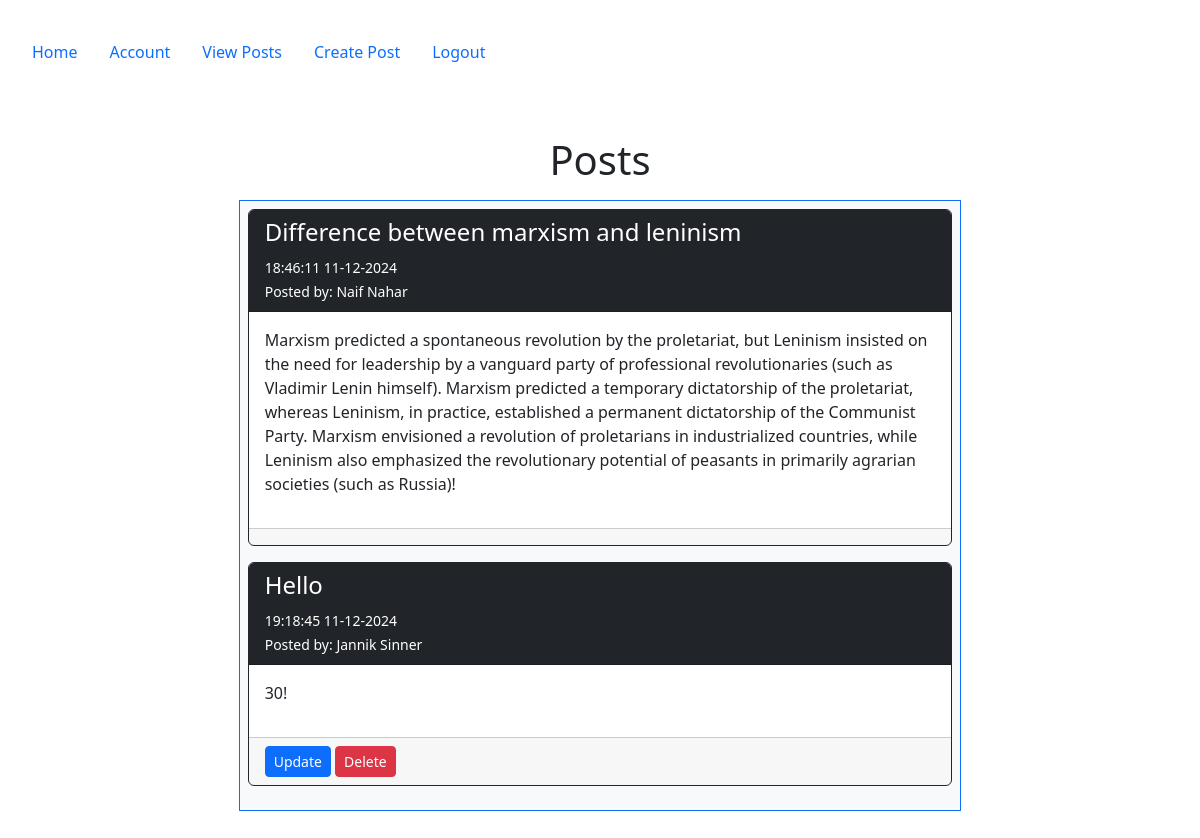
Screenshot of /posts (signed in) with the database file from the repository.
### config.py (models this page shows, shortened)
class Post(db.Model):
   __tablename__ = 'posts'
   id = db.Column(db.Integer, primary_key=True)
   userid = db.Column(db.Integer, db.ForeignKey('users.id', ondelete="CASCADE"), nullable=False)
   created = db.Column(db.DateTime, nullable=False, default=datetime.utcnow)
   title_encrypted = db.Column(db.LargeBinary, nullable=False)
   body_encrypted = db.Column(db.LargeBinary, nullable=False)
   user = db.relationship("User", back_populates="posts")
   @staticmethod
   def derive_key(salt):
       return base64.urlsafe_b64encode(salt.encode('utf-8').ljust(32)[:32])
   @staticmethod
   def decrypt(data, key):
       fernet = Fernet(key)
       return fernet.decrypt(data).decode('utf-8')

class User(db.Model, UserMixin):
    __tablename__ = 'users'
    id = db.Column(db.Integer, primary_key=True)
    email = db.Column(db.String(100), nullable=False, unique=True)
    password = db.Column(db.String(128), nullable=False)
    firstname = db.Column(db.String(100), nullable=False)
    lastname = db.Column(db.String(100), nullable=False)
    phone = db.Column(db.String(100), nullable=False)
    mfa_key = db.Column(db.String(32), nullable=False, default='')  # Store MFA key
    salt = db.Column(db.String(44), nullable=False,default=lambda: base64.urlsafe_b64encode(os.urandom(32)).decode('utf-8'))
    mfa_enabled = db.Column(db.Boolean, nullable=False, default=False)  # Track if MFA is enabled
    role = db.Column(db.String(50), nullable=False, default='end_user')
    posts = db.relationship("Post", order_by=Post.id, back_populates="user")
    log = db.relationship("Log", uselist=False, back_populates="user", cascade="all, delete-orphan")

### posts/views.py (the view)
@posts_bp.route('/posts')
@login_required
def posts():
    if current_user.role in ['db_admin', 'sec_admin']:
        abort(403)
    all_posts = Post.query.order_by(desc('id')).all()
    decrypted_posts = []
    for post in all_posts:
        try:
            encryption_key = Post.derive_key(post.user.salt)
            decrypted_post = {
                "id": post.id,
                "title": Post.decrypt(post.title_encrypted, encryption_key),
                "body": Post.decrypt(post.body_encrypted, encryption_key),
                "created": post.created,
                "user": post.user,
                "userid": post.userid
            }
            decrypted_posts.append(decrypted_post)
        except Exception as e:
            print(f"Decryption failed for Post ID {post.id}: {str(e)}")
            flash(f"Unable to decrypt Post ID {post.id}.", "danger")
    return render_template('posts/posts.html', posts=decrypted_posts)

### app.py (called while the page is built, shortened)
@login_manager.user_loader
def load_user(user_id):
    return User.query.get(int(user_id))

@app.before_request
def restrict_access_and_waf_function_name():
    excluded_routes = ['firewall_error', 'static', 'accounts.mfa_setup']
    if request.endpoint in excluded_routes:
        return  # Skip the check for these routes
    path = request.path
    query = request.query_string.decode("utf-8")
    combined_request_data = f"{path} {query}"
    print(f"Combined Request Data: {combined_request_data}")
    for attack_type, pattern in waf_rules.items():
        if pattern.search(combined_request_data):
            matched_data = pattern.findall(combined_request_data)
            print(f"Detected Attack Type: {attack_type} | Matched Data: {matched_data}")
            flash(f"Attack detected: {attack_type}", "danger")
            return redirect(url_for('firewall_error', attack_type=attack_type))

### templates/posts/posts.html (shortened to what this page needs)
{% extends "base.html" %}
{% block content %}
    <div class="container">
        <h1>Posts</h1>
        <div class="p-2 row">
            <div class="col-2"></div>
            <div class="col-8">
                <div class="p-2 bg-light border border-primary" style="text-align: left">
                    {% for post in posts %}
                        <div class="card border border-dark mb-3">
                            <div class="card-header bg-dark text-white">
                                <h4>{{ post.title }}</h4>
                                <small>{{ post.created.strftime('%H:%M:%S %d-%m-%Y') }}</small>
                                <br>
                                <small>
                                    Posted by: {{ post.user.firstname }} {{ post.user.lastname }}
                                </small>
                            </div>
                            <div class="card-body">
                                <p>{{ post.body }}</p>
                            </div>
                            <div class="card-footer">
                                {% if current_user.is_authenticated and post.userid == current_user.id %}
                                <a class="btn btn-primary btn-sm" href="{{ url_for('posts.update', id=post.id) }}">Update</a>
                                <a class="btn btn-danger btn-sm" href="{{ url_for('posts.delete', id=post.id) }}">Delete</a>
                                {% endif %}
                            </div>
                        </div>
                    {% else %}
                        <div class="alert alert-warning text-center">
                            <strong>No posts available. Be the first to create one!</strong>
                        </div>
                    {% endfor %}
                </div>
            </div>
            <div class="col-2"></div>
        </div>
    </div>
{% endblock %}

### templates/base.html (shortened to what this page needs)
<!DOCTYPE html>
<html lang="en">
<head>
    <link rel="stylesheet" href="https://cdn.jsdelivr.net/npm/bootstrap@5.2.2/dist/css/bootstrap.min.css">
</head>
<body>
<section class="container-fluid p-3 my-3">
    <nav class="nav nav-pills flex-column flex-sm-row">
        <a class="nav-item nav-link" href="{{ url_for('index') }}">Home</a>
        {% if current_user.is_authenticated %}
            {% if current_user.role == 'db_admin' %}
                <a class="nav-item nav-link" href="{{ url_for('accounts.account') }}">Account</a>
                <a class="nav-item nav-link" href="{{ url_for('admin.index', _scheme='https', _external=True) }}">DB Admin</a>
                <a class="nav-item nav-link" href="{{ url_for('accounts.logout') }}">Logout</a>
            {% elif current_user.role == 'sec_admin' %}
                <a class="nav-item nav-link" href="{{ url_for('accounts.account') }}">Account</a>
                <a class="nav-item nav-link" href="{{ url_for('security.security') }}">Security</a>
                <a class="nav-item nav-link" href="{{ url_for('accounts.logout') }}">Logout</a>
            {% else %}
                <a class="nav-item nav-link" href="{{ url_for('accounts.account') }}">Account</a>
                <a class="nav-item nav-link" href="{{ url_for('posts.posts') }}">View Posts</a>
                <a class="nav-item nav-link" href="{{ url_for('posts.create') }}">Create Post</a>
                <a class="nav-item nav-link" href="{{ url_for('accounts.logout') }}">Logout</a>
            {% endif %}
        {% else %}
            <a class="nav-item nav-link" href="{{ url_for('accounts.registration') }}">Registration</a>
            <a class="nav-item nav-link" href="{{ url_for('accounts.login') }}">Login</a>
        {% endif %}
    </nav>
    <div class="container-fluid p-3 my-5 text-center">
        {% block content %}{% endblock %}
    </div>
</section>
</body>
</html>

### rows the page displays
Post: created "18:46:11 11-12-2024"
User: user.firstname "Naif", user.lastname "Nahar"
Post: created "19:18:45 11-12-2024"
User: user.firstname "Jannik", user.lastname "Sinner"

### other values shown
{{ post.title }} "Difference between marxism and leninism" "Hello"
{{ post.body }} "30!"
